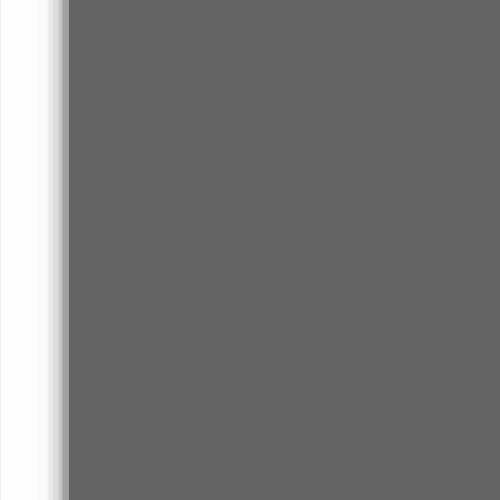
Frame 1 (no input)
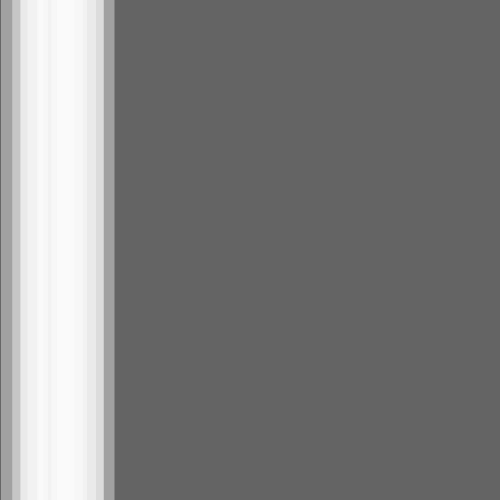
Frame 60 (the mouse pressed at the canvas centre just before this capture)
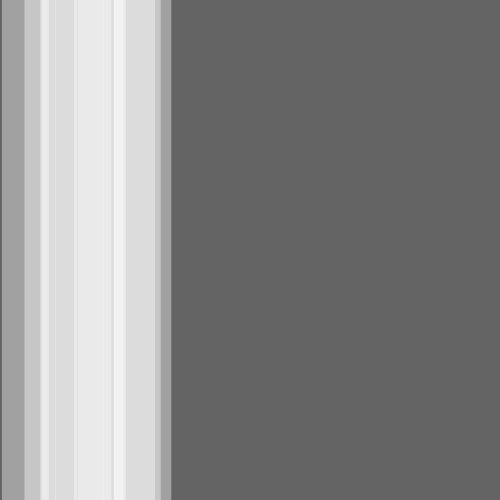
Frame 120 (the mouse held since frame 60 and released just before this capture)

The Processing sketch that drew these frames (run headless with seeded random() and noise(); from frame 60 on, the mouse is pressed at the canvas centre):

// Processing sketch: Ex_stripe
// ── Ex_stripe.pde
class Stripe{
  float x,speed,w;
  boolean mouse;
  Stripe(){
    this.x = 0;
    this.speed = random(1);
    this.w = random(30,100);
    this.mouse = false;
  }
  void display(){
    if (this.mouse)
      fill(255,0,0);
    else
      fill(255,100);
    noStroke();
    rect(this.x,0,this.w,height);
  }
  void move(){
    this.x += this.speed;
    if (this.x>width)
      this.x = -this.w;
  }
  void rollover(float mx){
    if (mx>this.x && mx<this.x+this.w)
      this.mouse = true;
    else
      this.mouse = false;
  }
}
Stripe[] stripes = new Stripe[10];
void setup() {
  size(500,500);
  for (int i=0; i<10; i++){
    stripes[i] = new Stripe();
  }
}
void draw() {
  background(100);
  for (Stripe s : stripes) {
    s.rollover(mouseX);
    s.move();
    s.display();
  }
}
